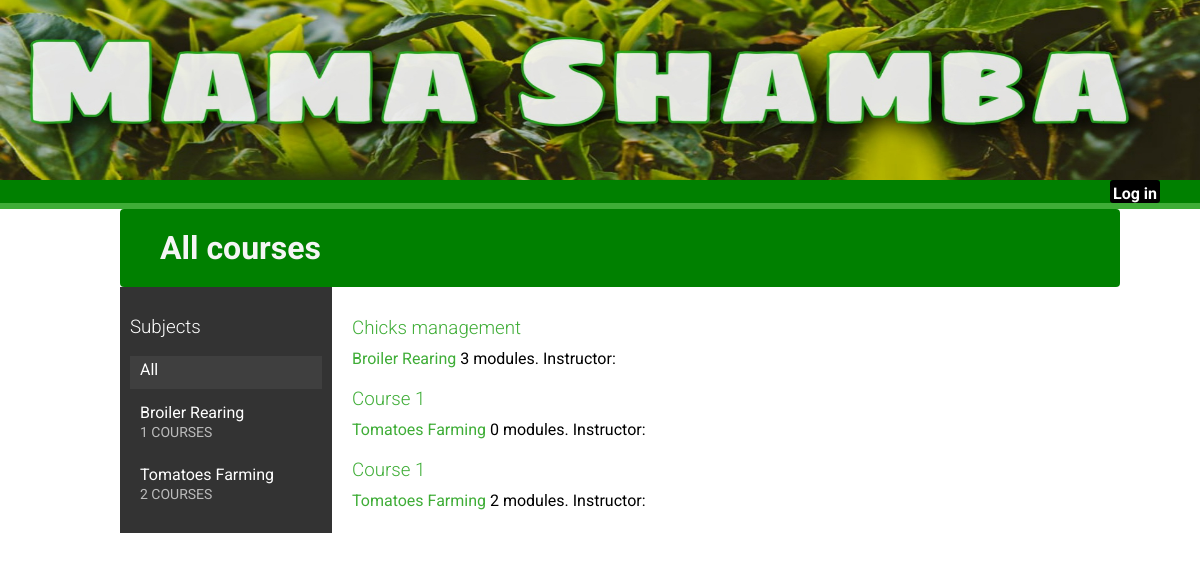
The app's page /, older data.
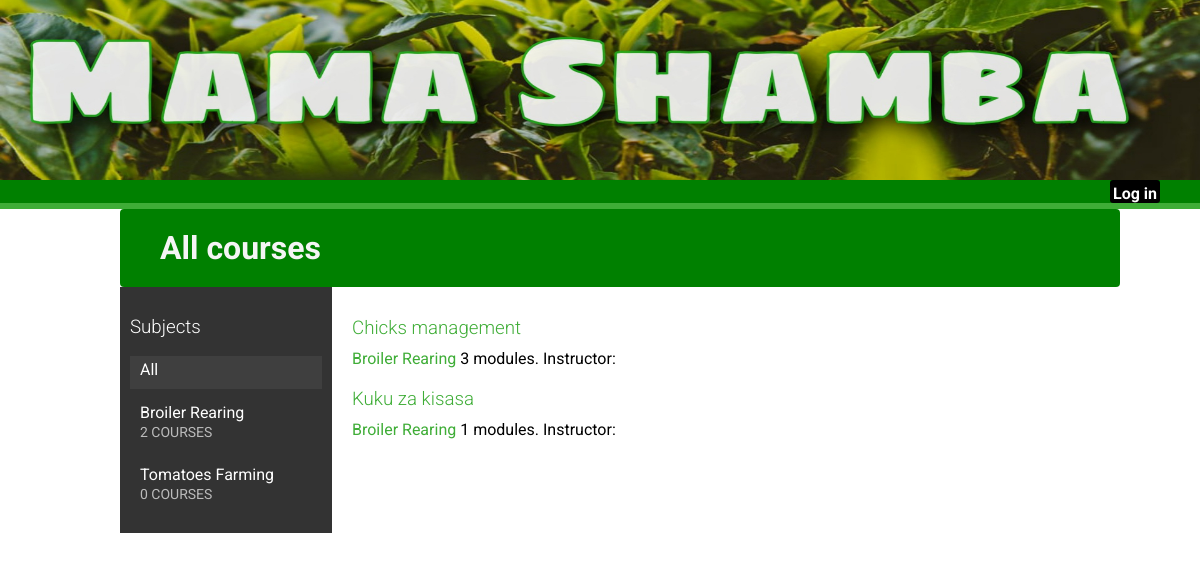
The same page, newer data.
### courses/models.py (models this page shows, shortened)
class Subject(models.Model):
    title = models.CharField(max_length=200)
    slug = models.SlugField(max_length=200, unique=True)
    class Meta:
        ordering = ['title']
    def __str__(self):
        return self.title

class Course(models.Model):
    owner = models.ForeignKey(User, related_name='courses_created',
            on_delete=models.CASCADE)
    subject = models.ForeignKey(Subject, related_name='courses',
            on_delete=models.CASCADE)
    students = models.ManyToManyField(User, related_name='sourses_joined',
            blank=True)
    title = models.CharField(max_length=200)
    slug = models.SlugField(max_length=200, unique=True)
    overview = models.TextField()
    created = models.DateTimeField(auto_now_add=True)
    class Meta:
        ordering = ['-created']

### courses/views.py (the view)
# urls.py: path('', CourseListView.as_view(), name='course_list'),
class CourseListView(TemplateResponseMixin, View):
    model = Course
    template_name = 'courses/course/list.html'
    def get(self, request, subject=None):
        subjects = Subject.objects.annotate(total_courses=Count('courses'))
        courses = Course.objects.annotate(total_modules=Count('modules'))
        if subject:
            subject = get_object_or_404(Subject, slug=subject)
            courses = courses.filter(subject=subject)
        return self.render_to_response({'subjects':subjects, 'subject':subject, 'courses':courses})

### courses/templates/courses/course/list.html (shortened to what this page needs)
{% extends "base.html" %}
{% block content %}
<h1>
  {% if subject %}
   {{ subject.title }} courses
  {% else %}
  All courses
  {% endif %}
</h1>
<div class="contents">
  <h3>Subjects</h3>
  <ul id="modules">
    <li {% if not subject %}class="selected"{% endif %}>
      <a href="{% url "course_list" %}">All</a>
    </li>
    {% for s in subjects %}
    <li {% if subjects == s %}class="selected"{% endif %}>
      <a href="{% url "course_list_subject" s.slug %}">
        {{ s.title }}
        <br><span>{{ s.total_courses }} courses</span>
      </a>
    </li>
    {% endfor %}
  </ul>
</div>
<div class="module">
  {% for course in courses %}
  {% with subject=course.subject %}
   <h3>
     <a href="{% url "course_detail" course.slug %}">
       {{ course.title }}
     </a>
   </h3>
   <p>
   <a href="{% url "course_list_subject" subject.slug %}">{{ subject }}</a>
   {{ course.total_modules }} modules.
   Instructor: {{ course.owner.get_full_name }}
   </p>
   {% endwith %}
   {% endfor %}
</div>
{% endblock %}

### courses/templates/base.html (shortened to what this page needs)
{% load static %}
<!DOCTYPE html>
<html>
  <head>
    <link href="{% static "css/base.css" %}" rel="stylesheet">
  </head>
  <body>
    <div id="container">
    <div id="header">
      <img src={% static "img/header.jpg" %}>
      <ul class="menu">
        {% if request.user.is_authenticated %}
        <li><a href="{% url "logout" %}">Log out</a></li>
        {% else %}
        <li><a href="{% url "login" %}">Log in</a></li>
        {% endif %}
      </ul>
    </div>
    <div id="content">
      {% block content %}
      {% endblock %}
    </div>
    </div>
  </body>
</html>

### courses/static/css/base.css (style rules this page uses)
body { margin:0; font-family:'Roboto', sans-serif; font-weight:400; color:#333; }
a { color:#3fad37; text-decoration:none; }
ul { float:left; }
h1, h2, h3, h4, h5, h6 { font-family:'Roboto', sans-serif; font-weight:300; }
h1 { background:green; width:100%; overflow:auto; padding:20px 0 20px 40px; margin:0; color:whitesmoke; font-weight:bold; border-radius: 4px; }
.module { padding:10px 20px; float:left; width:600px; }
.module h3 { margin:20px 0 0; padding:0; width:100%; }
.module p { margin:10px 0 20px; width:100%; float:left; color:black; }
#header { background:green; overflow:auto; border-bottom:6px solid #3fad37; }
#header img { width:100%; height:180px; }
#header a { color:#fff; }
#header .menu { list-style:none; float:right; margin:0; padding-right:40px; font-weight: bolder; }
#header li a { background-color: black; padding-right:3px; padding-left:3px; padding-top:4px; border-radius:3px; }
#content { position:absolute; left:50%; transform: translate(-50%); width:80%; }
.contents { width:20%; padding:10px; float:left; background:#333; color: #fff; font-family:'Roboto', sans-serif; }
.contents ul { list-style:none; margin:0; padding:0; width:100%; }
.contents ul li { margin:0 0 10px 0; padding:4px 10px 10px; overflow:auto; cursor:move; }
.contents ul li.selected { background:#3f3f3f; }
.contents ul span { text-transform:uppercase; color:#bbb; font-size:14px; }
.contents ul a { display:block; color:#fff; text-decoration:none; }

Row changes from the older to the newer data that the page shows:
removed Course: title "Course 1", subject "Tomatoes Farming", total_modules "0"
removed Course: title "Course 1", subject "Tomatoes Farming", total_modules "2"
computed for Subject "Broiler Rearing": total_courses "1" → "2"
computed for Subject "Tomatoes Farming": total_courses "2" → "0"
added Course: title "Kuku za kisasa", subject "Broiler Rearing", total_modules "1"
